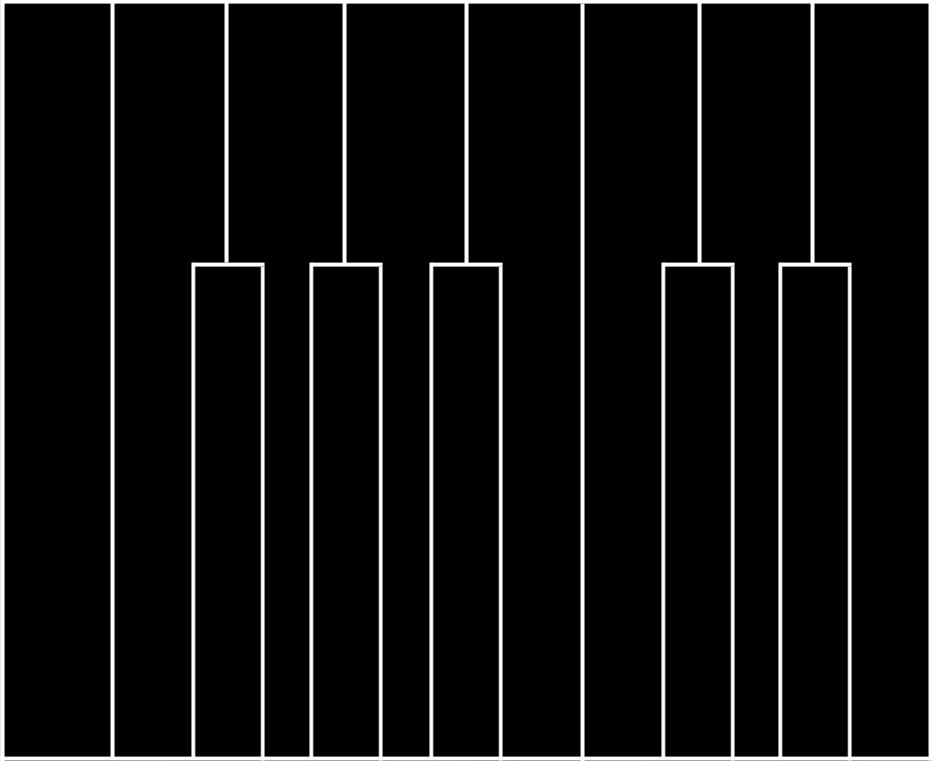
#> input picture images/8-keys-black.jpg, 932 x 761 px; the run also reads 1 picture not shown here
$ python piano_projection.py   (Python 2 division)
#> lines starting #> are read from the running program, lines starting #| are printed output that depends on the picture
""" Project an image of a keyboard through the
mini-projector. Manipulate the image such that
it is resized and rotated correctly. """

import numpy as np
import cv2
import time

####################################################################
def projectImage(image_path):
	""" Read in image and manipulate it to display correctly. """
#> called with image_path = 'images/8-keys-white.jpg'

	# Read image and shrink it
	img = cv2.imread(image_path)
	rows,cols,ch = img.shape
#> rows = 761; cols = 932; ch = 3
	pts1 = np.float32([[0,0],[0, rows],[cols,0],[cols,rows]])	#Original
#> pts1 = [[0, 0], [0, 761], [932, 0], [932, 761]]
	pts2 = np.float32([[0,0],[0, rows/2],[cols,0],[cols,rows/2]])	#Shrink
#> pts2 = [[0, 0], [0, 380], [932, 0], [932, 380]]
	M = cv2.getPerspectiveTransform(pts1,pts2)
	shrink = cv2.warpPerspective(img,M,(cols, rows/2))
#> shrink: shape (380, 932, 3); every value is 255

	# Take shrunk image and transform into trapezoid
	rows,cols,ch = shrink.shape
	pts3 = np.float32([[cols/8, 0],[0, rows],[cols - cols/8, 0],[cols, rows]])	#Trapizoid
	M = cv2.getPerspectiveTransform(pts2,pts3)
	trap = cv2.warpPerspective(shrink,M,(cols, rows))
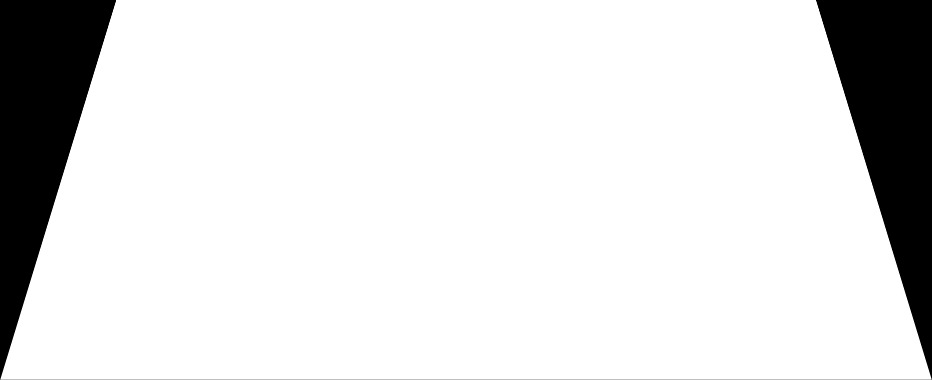
#> trap: shape (380, 932, 3); min 0, max 255, mean 223

	# Take trapezoid and translate
	rows,cols,ch = trap.shape
	M = np.float32([[1, 0, 0], [0, 1, rows/3]])
	translate = cv2.warpAffine(trap,M,(cols, rows))
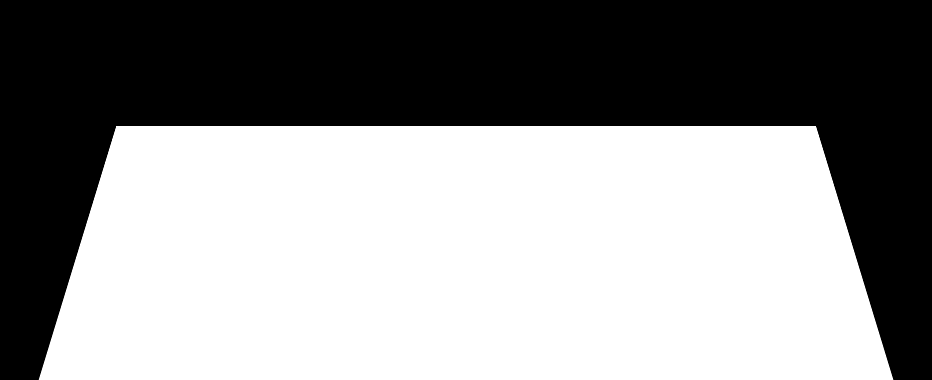
#> translate: shape (380, 932, 3); min 0, max 255, mean 142.1

	# Resize image
	rows, cols, ch = translate.shape
	final = cv2.resize(translate, None, fx=2.0, fy=2.0, interpolation = cv2.INTER_CUBIC)
	return final

####################################################################
def displayImage(image_path, winName, x, y, delay):
	""" Display an image at the given coordinates for the given duration.
	image_path 	= image name (string)
	winName		= name of window image is shown in (string)
	x			= x coordinate of window (int)
	y 			= y coordinate of window (int)
	delay		= time in ms to display window (int) """

	image = projectImage(image_path)
	cv2.imshow(winName, image)
	cv2.moveWindow(winName, x, y)
	cv2.waitKey(delay)
	cv2.destroyWindow(winName)

####################################################################
def main():
	# Project blank keyboard
	displayImage("images/8-keys-white.jpg", "White", -30, 200, 0)

	# Project true keyboard
	displayImage("images/8-keys-black.jpg", "Keyboard", -30, 200, 0)
#> call 2 of projectImage, with image_path = 'images/8-keys-black.jpg'
#> in projectImage, img is the input picture: shape (761, 932, 3); min 0, max 255, mean 15.9
#> in projectImage (call 2), `shrink = cv2.warpPerspective(img,M,(cols, rows/2))`:
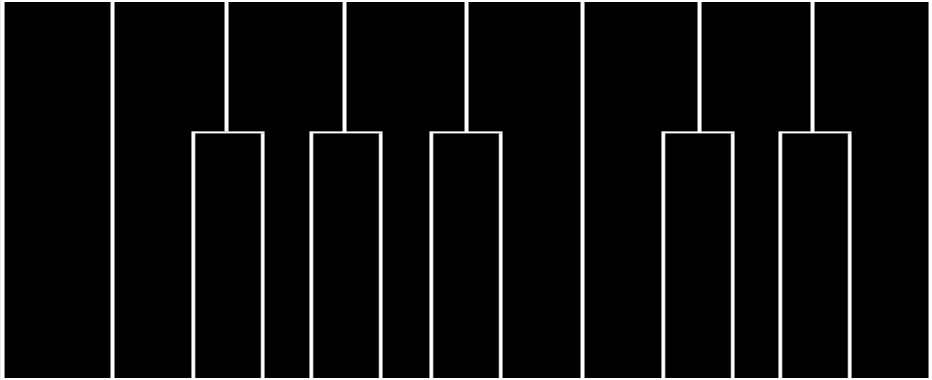
#> shrink: shape (380, 932, 3); min 0, max 255, mean 16
#> in projectImage (call 2), `trap = cv2.warpPerspective(shrink,M,(cols, rows))`:
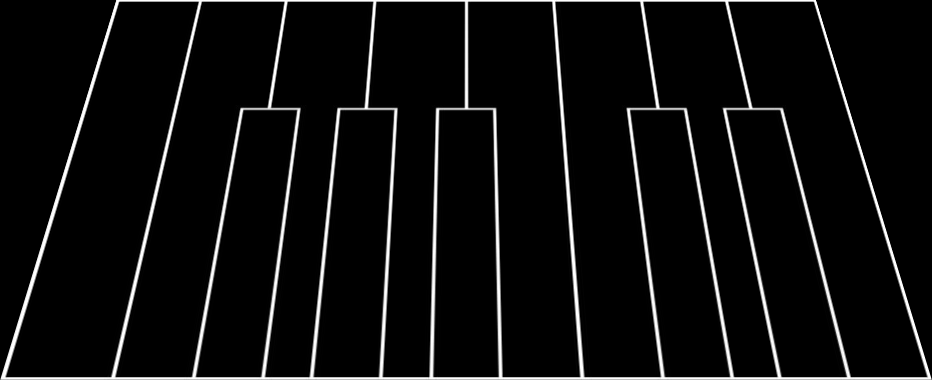
#> trap: shape (380, 932, 3); min 0, max 255, mean 14.4
#> in projectImage (call 2), `translate = cv2.warpAffine(trap,M,(cols, rows))`:
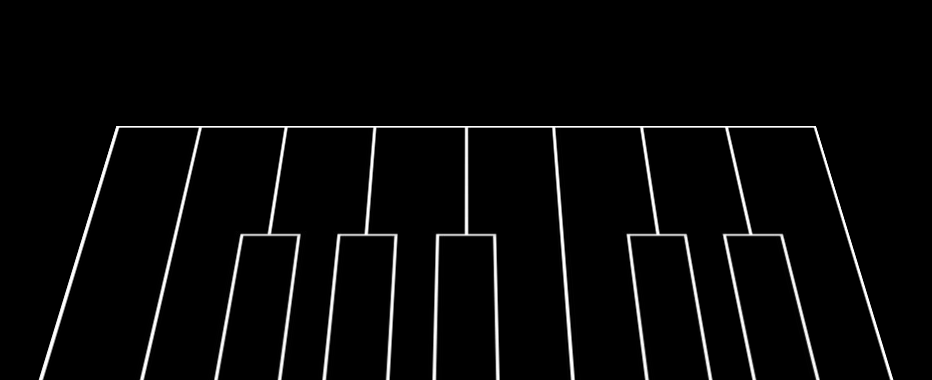
#> translate: shape (380, 932, 3); min 0, max 255, mean 8.2

####################################################################
if __name__ == "__main__":
    main()
